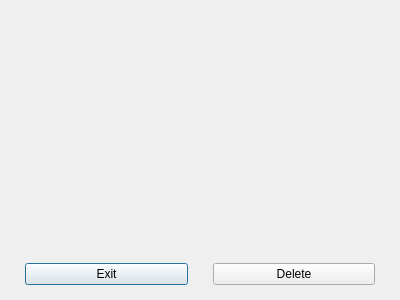
<?xml version="1.0" encoding="UTF-8"?>
<ui version="4.0">
 <class>DeleteWindow</class>
 <widget class="QDialog" name="DeleteWindow">
  <property name="geometry">
   <rect>
    <x>0</x>
    <y>0</y>
    <width>400</width>
    <height>300</height>
   </rect>
  </property>
  <property name="windowTitle">
   <string>Delete Notes</string>
  </property>
  <property name="styleSheet">
   <string notr="true"/>
  </property>
  <layout class="QVBoxLayout" name="verticalLayout">
   <property name="spacing">
    <number>0</number>
   </property>
   <property name="leftMargin">
    <number>0</number>
   </property>
   <property name="topMargin">
    <number>0</number>
   </property>
   <property name="rightMargin">
    <number>0</number>
   </property>
   <property name="bottomMargin">
    <number>0</number>
   </property>
   <item>
    <widget class="QScrollArea" name="scrl_area_delete_notes">
     <property name="styleSheet">
      <string notr="true"/>
     </property>
     <property name="frameShape">
      <enum>QFrame::NoFrame</enum>
     </property>
     <property name="widgetResizable">
      <bool>true</bool>
     </property>
     <widget class="QWidget" name="scrl_area_widget">
      <property name="geometry">
       <rect>
        <x>0</x>
        <y>0</y>
        <width>400</width>
        <height>247</height>
       </rect>
      </property>
      <layout class="QVBoxLayout" name="verticalLayout_2"/>
     </widget>
    </widget>
   </item>
   <item>
    <layout class="QHBoxLayout" name="hbox_btn_container">
     <property name="spacing">
      <number>25</number>
     </property>
     <property name="leftMargin">
      <number>25</number>
     </property>
     <property name="topMargin">
      <number>15</number>
     </property>
     <property name="rightMargin">
      <number>25</number>
     </property>
     <property name="bottomMargin">
      <number>15</number>
     </property>
     <item>
      <widget class="QPushButton" name="btn_discard">
       <property name="text">
        <string>Exit</string>
       </property>
      </widget>
     </item>
     <item>
      <widget class="QPushButton" name="btn_delete">
       <property name="text">
        <string>Delete</string>
       </property>
      </widget>
     </item>
    </layout>
   </item>
  </layout>
 </widget>
 <resources/>
 <connections/>
</ui>
